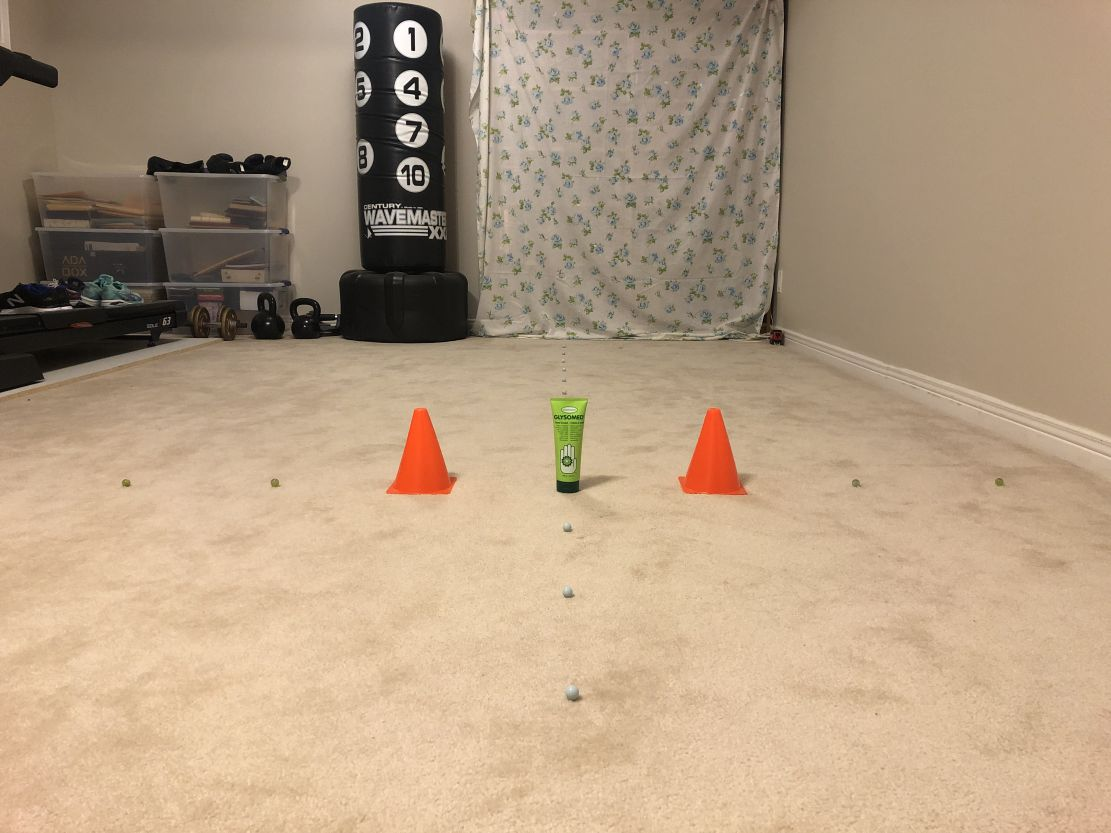
#> input picture OrangePylons/doublemarker+6f+1facross-Resized.jpg, 1111 x 833 px, found by its file name; its folder holds only this picture in this run
$ python 'Jamie 3 Task-D5_IntroductionToContourAndDistance.py'
#> lines starting #> are read from the running program, lines starting #| are printed output that depends on the picture; after the words box and inside, x2 and y2 are one past the last pixel; in counts of white or black regions, pixels touching at a corner belong together; long printed decimals are rounded
from os import listdir
from os. path import isfile, join
import numpy as np
import cv2

colBgrBlue = (255, 0, 0)
colBgrGreen = (0 , 255, 0)
colBgrRed = (0, 0, 255)
colRgbYellow = (0, 255, 255)
colRgbPurple = (255, 102, 153)

# colors for HSV filtering
#colHsvLowerGreen = (5, 100, 175)
#colHsvUpperGreen = (15, 255, 255)
colHsvLowerGreen = (1, 190, 130)
colHsvUpperGreen = (18, 255, 255)

# fonts for displaying text
font = cv2.FONT_HERSHEY_SIMPLEX

#b = r"C:\Users\Jamie Diep\Documents\frc2021\My images"
intCounter = 0
strPathName = 'OrangePylons/'
onlyfiles = [ f for f in listdir(strPathName) if isfile(join(strPathName,f))]
arrImageFiles=[]
flgExit = False
for n in range(0,len(onlyfiles)):
    arrImageFiles.append(onlyfiles[n])

while not(flgExit):
    bgrOriginal = cv2.imread(strPathName+arrImageFiles[intCounter])
#> bgrOriginal is the input picture: shape (833, 1111, 3); mean B, G, R 130.6, 156.5, 179.6
    hsv = cv2.cvtColor(bgrOriginal, cv2.COLOR_BGR2HSV)
#> hsv: shape (833, 1111, 3); mean H, S, V 17.3, 68.2, 179.7
    arrLowerColor = np.array([colHsvLowerGreen])
    arrUpperColor = np.array([colHsvUpperGreen])

    thresh = cv2.inRange(hsv, arrLowerColor,arrUpperColor)
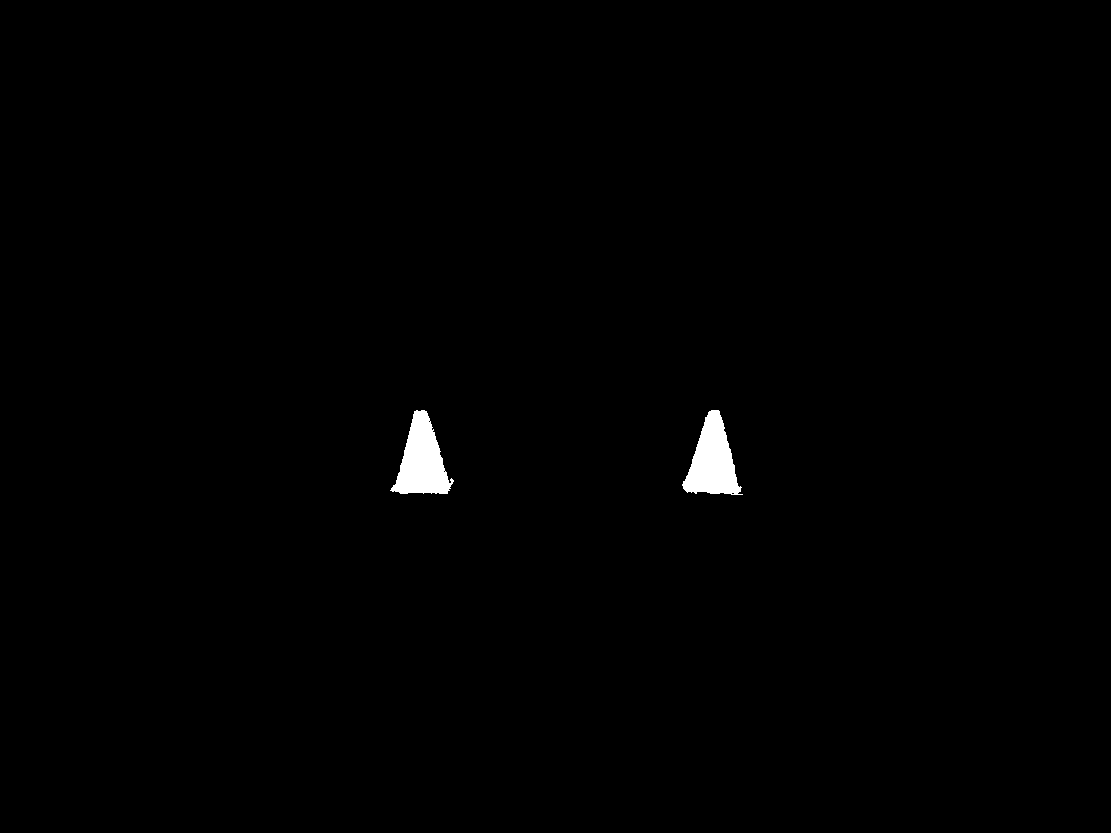
#> thresh: shape (833, 1111); 0.64% white; 2 white regions
    contours, hierarchy = cv2.findContours(thresh, cv2.RETR_TREE, cv2.CHAIN_APPROX_SIMPLE)
#> contours = 5 contours, 3 with area under 20; largest, box (x1, y1, x2, y2) and area: (390, 410, 454, 494) 2874, (682, 410, 743, 495) 2832
    contours = sorted(contours, key=lambda x: cv2.contourArea(x), reverse=True)
    #print('Found', len(contours), 'contours in this photo!')
    indiv = contours[0]
#> indiv = contour of 141 points, box (x1, y1, x2, y2) (390, 410, 454, 494), area 2874
    #print (indiv)
    cv2.drawContours(bgrOriginal, [indiv], 0, (255,0,0), 2)
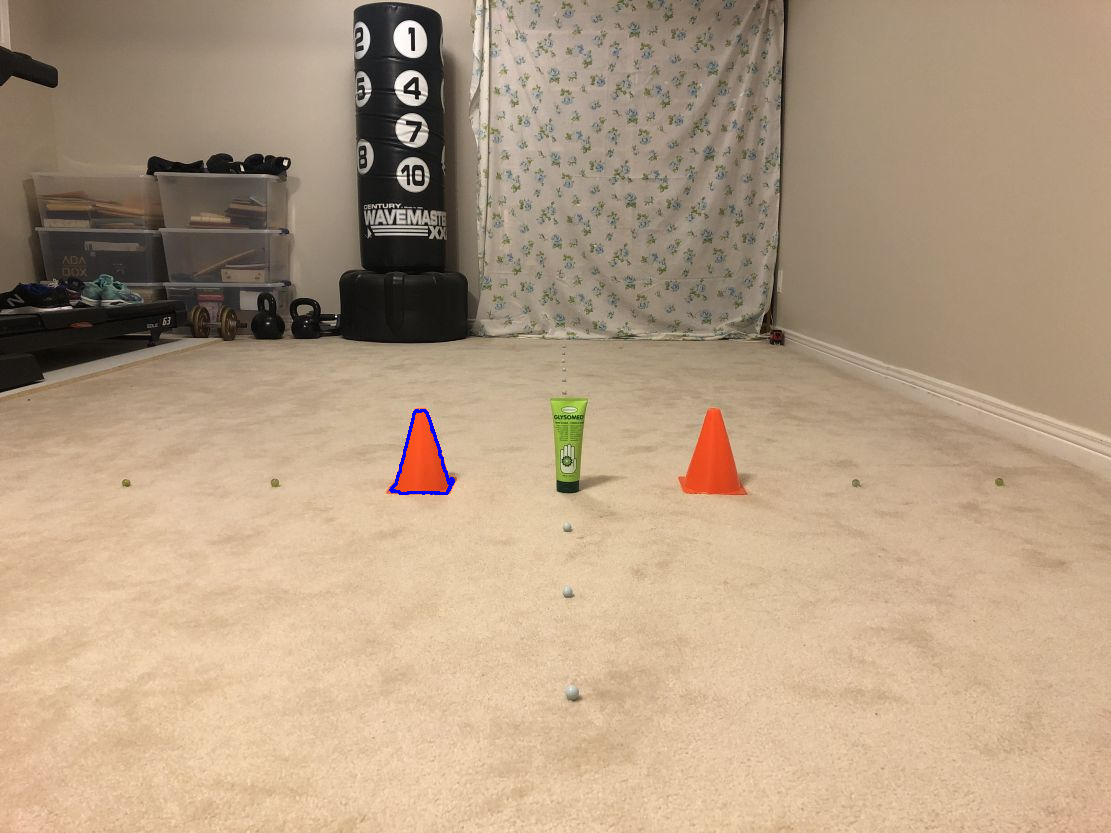
#> bgrOriginal: shape (833, 1111, 3); 0.09% of pixels changed, all inside (x1, y1, x2, y2) = (389, 409, 455, 495)

    #rect=cv2.minAreaRect(indiv)
    #box = cv2.boxPoints(rect)
    #box = np.int0(box)
    ix, iy, iw, ih =cv2.boundingRect(indiv)
#> ix = 390; iy = 410; iw = 64; ih = 84
    #cv2.drawContours(bgrOriginal,[box],0,(0,0,255),2)
    cv2.imshow('Pylon Image', bgrOriginal)
    print('Image height: ',ih)
#| Image height:  84
    # [7 lines of commented-out code are left out]
    CalculatedDistance = (14*145.8857)/ih
#> CalculatedDistance = 24.31
    print('Calculated distance: ', CalculatedDistance)
#| Calculated distance:  24.314

    while(True):
        ke = cv2.waitKeyEx(0)
#> (key Esc is pressed here)
        if ke == 113 or ke == 27:
            flgExit = True
            break
        if ke == 105 or ke == 2490368:
            intCounter = intCounter - 1
            if intCounter < 0:
                intCounter = len(arrImageFiles) - 1
            break
        if ke == 109 or ke == 2621440:
            intCounter = intCounter + 1
            if intCounter > len(arrImageFiles) - 1:
                intCounter = 0
            break
cv2.destroyAllWindows()

$ run again, on OrangePylons/doublemarker+6f+3facross.jpg
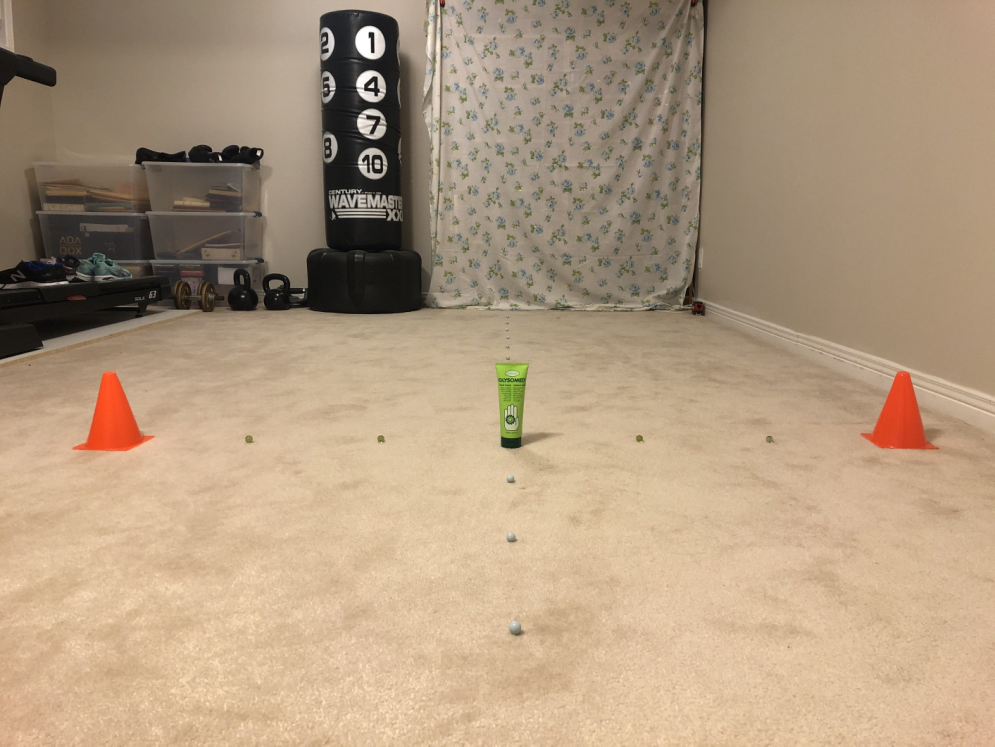
#> input picture OrangePylons/doublemarker+6f+3facross.jpg, 1990 x 1493 px, found by its file name (shown at 1/2 size)
#> bgrOriginal is the input picture: shape (1493, 1990, 3); mean B, G, R 127.6, 153.5, 176.4
#> hsv: shape (1493, 1990, 3); mean H, S, V 17.6, 68.7, 176.5
#> `thresh = cv2.inRange(hsv, arrLowerColor,arrUpperColor)`:
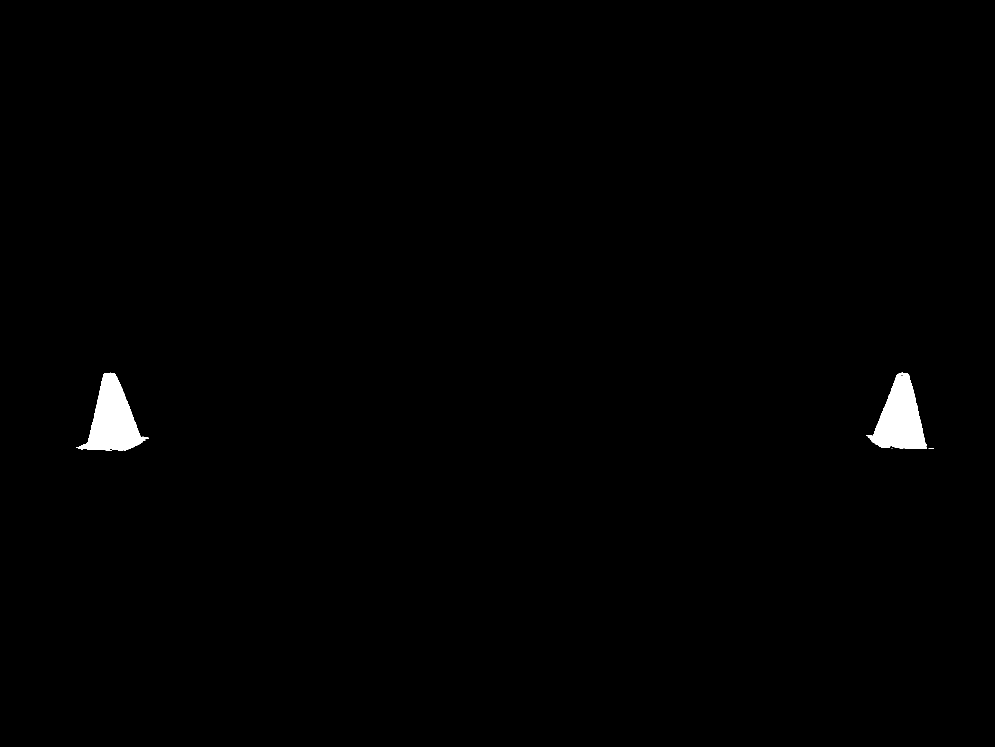
#> thresh: shape (1493, 1990) (shown at 1/2 size); 0.72% white; 5 white regions (3 under 20 px)
#> contours = 8 contours, 6 with area under 20; largest, box (x1, y1, x2, y2) and area: (153, 745, 297, 901) 10778, (1733, 745, 1854, 898) 10200
#> indiv = contour of 263 points, box (x1, y1, x2, y2) (153, 745, 297, 901), area 10778
#> `cv2.drawContours(bgrOriginal, [indiv], 0, (255,0,0), 2)`:
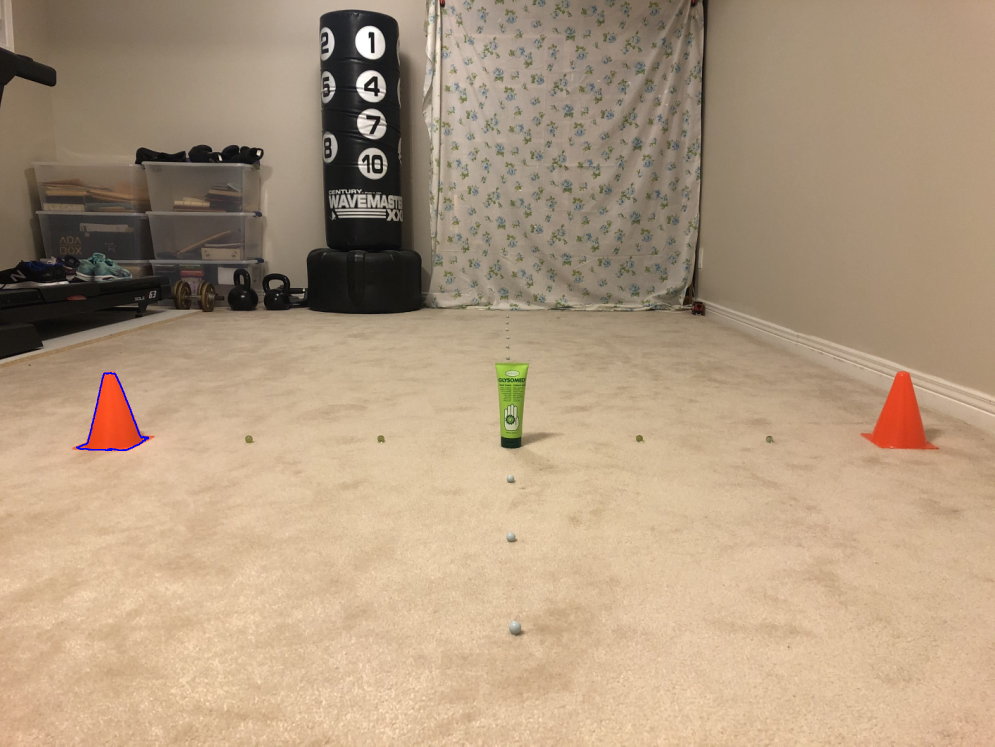
#> bgrOriginal: shape (1493, 1990, 3) (shown at 1/2 size); 0.06% of pixels changed, all inside (x1, y1, x2, y2) = (152, 744, 298, 902)
#> ix = 153; iy = 745; iw = 144; ih = 156
#| Image height:  156
#> CalculatedDistance = 13.09
#| Calculated distance:  13.092

$ run again, on OrangePylons/doublemarker+6f+45d+2facross.jpg
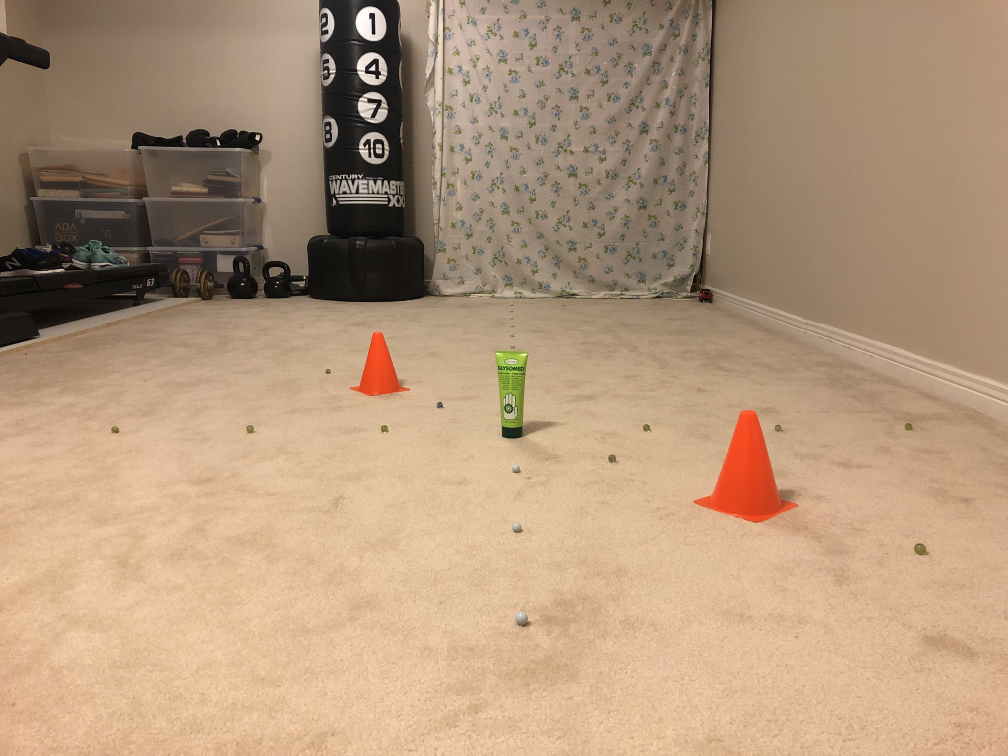
#> input picture OrangePylons/doublemarker+6f+45d+2facross.jpg, 4032 x 3024 px, found by its file name (shown at 1/4 size)
#> bgrOriginal is the input picture: shape (3024, 4032, 3); mean B, G, R 123.2, 150.6, 178.5
#> hsv: shape (3024, 4032, 3); mean H, S, V 16.1, 77.8, 178.6
#> `thresh = cv2.inRange(hsv, arrLowerColor,arrUpperColor)`:
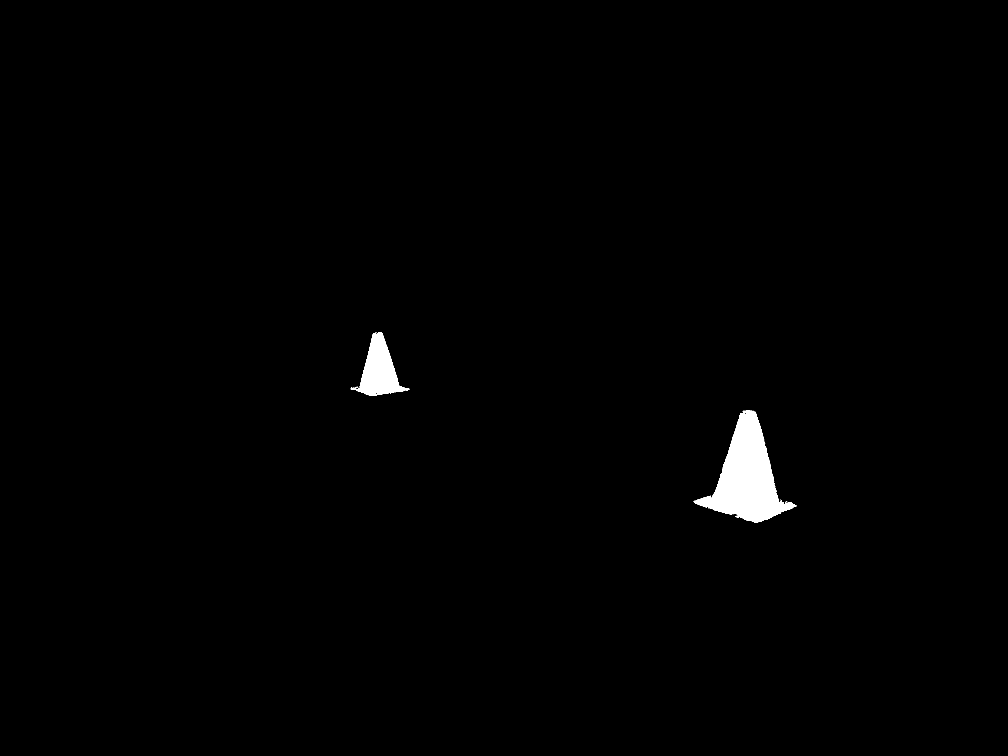
#> thresh: shape (3024, 4032) (shown at 1/4 size); 0.86% white; 30 white regions (27 under 20 px)
#> contours = 118 contours, 111 with area under 20; largest, box (x1, y1, x2, y2) and area: (2775, 1641, 3188, 2090) 78537, (1402, 1329, 1638, 1584) 25868, (1498, 1570, 1518, 1579) 80, (1596, 1556, 1611, 1565) 66, (2976, 1650, 2993, 1658) 55, (1504, 1336, 1514, 1342) 33, (3136, 2014, 3146, 2023) 26
#> indiv = contour of 1142 points, box (x1, y1, x2, y2) (2775, 1641, 3188, 2090), area 78537
#> ix = 2775; iy = 1641; iw = 413; ih = 449
#| Image height:  449
#> CalculatedDistance = 4.55
#| Calculated distance:  4.549
